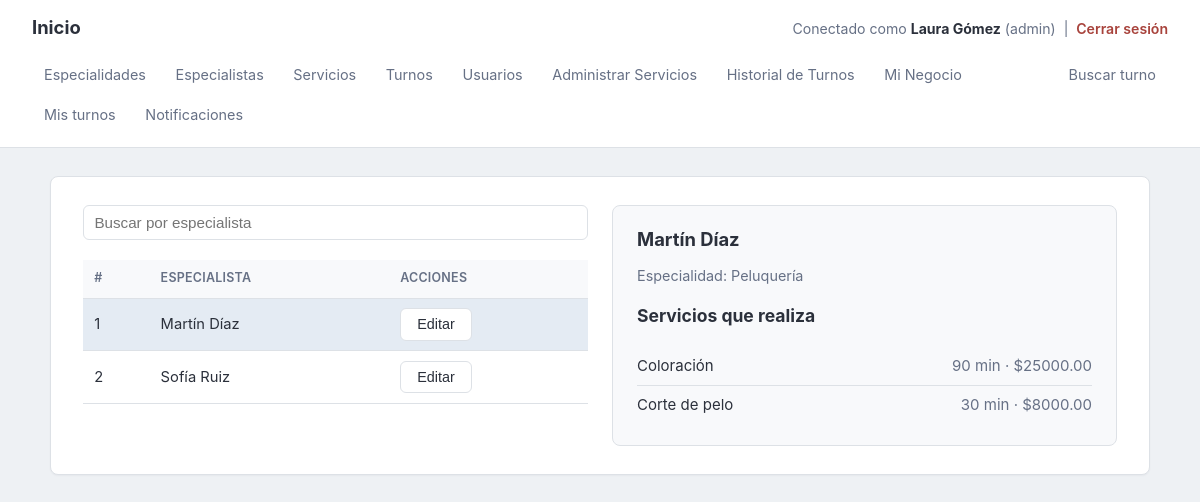
Page /especialista_servicios/?sel=1 (signed in) on the committed database.
### tables this page shows
CREATE TABLE especialistas (id INT AUTO_INCREMENT PRIMARY KEY, negocio_id INT NOT NULL, usuario_id INT DEFAULT NULL, especialidad_id INT NOT NULL, nombre VARCHAR(100) NOT NULL, estado VARCHAR(50) DEFAULT 'activo', FOREIGN KEY (negocio_id) REFERENCES negocio_config (id) ON DELETE CASCADE ON UPDATE CASCADE, FOREIGN KEY (usuario_id) REFERENCES usuarios (id) ON DELETE SET NULL ON UPDATE CASCADE, FOREIGN KEY (especialidad_id) REFERENCES especialidades (id) ON UPDATE CASCADE);

CREATE TABLE especialidades (id INT AUTO_INCREMENT PRIMARY KEY, negocio_id INT NOT NULL, nombre VARCHAR(100) NOT NULL, FOREIGN KEY (negocio_id) REFERENCES negocio_config (id) ON DELETE CASCADE ON UPDATE CASCADE);

CREATE TABLE especialista_servicios (especialista_id INT NOT NULL, servicio_id INT NOT NULL, PRIMARY KEY (especialista_id, servicio_id), FOREIGN KEY (especialista_id) REFERENCES especialistas (id) ON DELETE CASCADE ON UPDATE CASCADE, FOREIGN KEY (servicio_id) REFERENCES servicios (id) ON DELETE CASCADE ON UPDATE CASCADE);

CREATE TABLE servicios (id INT AUTO_INCREMENT PRIMARY KEY, negocio_id INT NOT NULL, nombre VARCHAR(150) NOT NULL, duracion_min INT NOT NULL, precio DECIMAL(10,2) NOT NULL, estado VARCHAR(50) DEFAULT 'activo', FOREIGN KEY (negocio_id) REFERENCES negocio_config (id) ON DELETE CASCADE ON UPDATE CASCADE);

### especialista_servicios/index.php (the view, shortened to what this page needs)
<?php
require("../require_admin.php");
$buscar     = isset($_POST['buscar']) ? trim($_POST['buscar']) : '';
$like       = '%' . $buscar . '%';
$negocio_id = $_SESSION['usuario_negocio_id'];
$sel        = isset($_GET['sel']) ? (int)$_GET['sel'] : 0;
$stmt = $conexion->prepare("SELECT e.id, e.nombre, esp.nombre AS especialidad
                            FROM especialistas e
                            LEFT JOIN especialidades esp ON esp.id = e.especialidad_id
                            WHERE e.negocio_id = ? AND e.estado = 'activo' AND e.nombre LIKE ?
                            ORDER BY e.nombre");
$stmt->bind_param("is", $negocio_id, $like);
$stmt->execute();
$especialistas = $stmt->get_result()->fetch_all(MYSQLI_ASSOC);
$stmt = $conexion->prepare("SELECT esv.especialista_id, s.nombre, s.duracion_min, s.precio
                            FROM especialista_servicios esv
                            JOIN servicios s ON s.id = esv.servicio_id
                            JOIN especialistas e ON e.id = esv.especialista_id
                            WHERE e.negocio_id = ?
                            ORDER BY s.nombre");
$stmt->bind_param("i", $negocio_id);
$stmt->execute();
$filas = $stmt->get_result()->fetch_all(MYSQLI_ASSOC);
$servicios_de = array();
foreach ($filas as $f) {
	$servicios_de[$f['especialista_id']][] = $f;
}
?>
<!doctype html>
<html>
<head>
<link rel="stylesheet" href="../estilos.css">
</head>
<body>
<?php require("../menu_interior.php"); ?>
<main class="container">
<div class="dividido">
	<div class="mitad">
		<div class="barra">
			<form action="./" method="post">
				<input style="width:100%;max-width:none;" type="text" name="buscar" value="<?php echo htmlspecialchars($buscar); ?>" placeholder="Buscar por especialista">
			</form>
		</div>
		<table class="table table-striped table-hover">
		<tr><th>#</th><th>Especialista</th><th>Acciones</th></tr>
		<?php $i = 1; foreach ($especialistas as $e) { ?>
		<tr class="fila<?php echo ($e['id'] == $sel) ? ' sel' : ''; ?>" data-id="<?php echo $e['id']; ?>">
			<td><?php echo $i; ?></td>
			<td><?php echo htmlspecialchars($e['nombre']); ?></td>
			<td><button type="button" onclick="event.stopPropagation(); location.href='modificacion/?especialista_id=<?php echo $e['id']; ?>'">Editar</button></td>
		</tr>
		<?php $i++; } ?>
		</table>
	</div>
	<div class="mitad">
		<div class="ficha">
			<?php foreach ($especialistas as $e) { ?>
			<div class="info" id="info-<?php echo $e['id']; ?>"<?php echo ($e['id'] == $sel) ? '' : ' hidden'; ?>>
				<h2><?php echo htmlspecialchars($e['nombre']); ?></h2>
				<p class="dato">Especialidad: <?php echo htmlspecialchars($e['especialidad'] ?? 'Sin especialidad'); ?></p>
				<h3 style="margin-top:0;">Servicios que realiza</h3>
				<?php if (empty($servicios_de[$e['id']])) { ?>
					<p class="vacio">Sin servicios asignados.</p>
				<?php } else { ?>
				<ul>
					<?php foreach ($servicios_de[$e['id']] as $s) { ?>
					<li><?php echo htmlspecialchars($s['nombre']); ?> <span><?php echo (int)$s['duracion_min']; ?> min · $<?php echo htmlspecialchars($s['precio']); ?></span></li>
					<?php } ?>
				</ul>
				<?php } ?>
			</div>
			<?php } ?>
		</div>
	</div>
</div>
</main>
</body>
</html>

### estilos.css (style rules this page uses)
:root { --bg: #eef1f4; --surface: #ffffff; --text: #2b303b; --text-muted: #667085; --border: #dde1e6; --primary: #3a5a78; --primary-dark: #2c4a63; --danger: #a8433c; --radius: 6px; }
* { box-sizing: border-box; }
html, body { margin: 0; padding: 0; min-height: 100%; }
body { background: var(--bg); color: var(--text); font-family: -apple-system, BlinkMacSystemFont, "Segoe UI", Roboto, Helvetica, Arial, sans-serif; font-size: 15px; line-height: 1.5; }
h2 { font-size: 1.15rem; font-weight: 700; margin: 1.25rem 0 .75rem; }
p { margin: .5rem 0 1rem; }
main.container { max-width: 1100px; margin: 1.75rem auto; background: var(--surface); border: 1px solid var(--border); border-radius: 8px; padding: 1.75rem 2rem; box-shadow: 0 1px 2px rgba(16, 24, 40, .04); }
main.container::after { content: ""; display: table; clear: both; }
input[type="text"], input[type="email"], input[type="password"], input[type="date"], input[type="time"], input[type="number"] { display: block; width: 100%; max-width: 420px; padding: .5rem .65rem; border: 1px solid var(--border); border-radius: var(--radius); font-size: .95rem; color: var(--text); background: #fff; }
input[name="buscar"] { padding: .5rem .65rem; border: 1px solid var(--border); border-radius: var(--radius); font-size: .95rem; background: #fff; }
button { background: #fff; color: var(--text); border: 1px solid var(--border); padding: .45rem 1rem; border-radius: var(--radius); font-size: .9rem; cursor: pointer; }
table.table { width: 100%; border-collapse: collapse; margin-top: 1.25rem; font-size: .92rem; }
table.table th, table.table td { padding: .6rem .7rem; text-align: left; border-bottom: 1px solid var(--border); vertical-align: middle; }
table.table th { background: #f8f9fb; font-size: .78rem; text-transform: uppercase; letter-spacing: .02em; color: var(--text-muted); font-weight: 600; }
table.table-striped tr:nth-child(even) { background: #fafbfc; }
table.table td button { margin-right: .35rem; }
table.table td button:last-child { margin-right: 0; }

### especialista_servicios/index.php (style rules this page uses)
.dividido { display: flex; gap: 1.5rem; align-items: flex-start; }
.dividido .mitad { flex: 1 1 0; min-width: 0; }
.barra { display: flex; gap: .75rem; align-items: center; }
.barra form { flex: 1; }
table.table tr.fila { cursor: pointer; }
table.table tr.fila.sel td { background: #e4ebf3; }
.ficha { border: 1px solid var(--border); border-radius: 8px; padding: 1.25rem 1.5rem; background: #f8f9fb; position: sticky; top: 1rem; }
.ficha h2 { margin-top: 0; }
.ficha .dato { color: var(--text-muted); font-size: .9rem; margin: 0 0 1rem; }
.ficha ul { list-style: none; margin: 0; padding: 0; }
.ficha li { display: flex; justify-content: space-between; gap: 1rem; padding: .5rem 0; border-bottom: 1px solid var(--border); }
.ficha li:last-child { border-bottom: none; }
.ficha li span { color: var(--text-muted); white-space: nowrap; }

### rows in the picture
especialistas: nombre "Martín Díaz", especialidad.nombre "Peluquería"
especialistas: nombre "Sofía Ruiz"
especialista_servicios: servicio.nombre "Coloración", servicio.duracion_min "90", servicio.precio "25000.00"
especialista_servicios: servicio.nombre "Corte de pelo", servicio.duracion_min "30", servicio.precio "8000.00"

### other values in the picture
$_SESSION['usuario_nombre'] "Laura Gómez"
$_SESSION['usuario_rol'] "admin"
